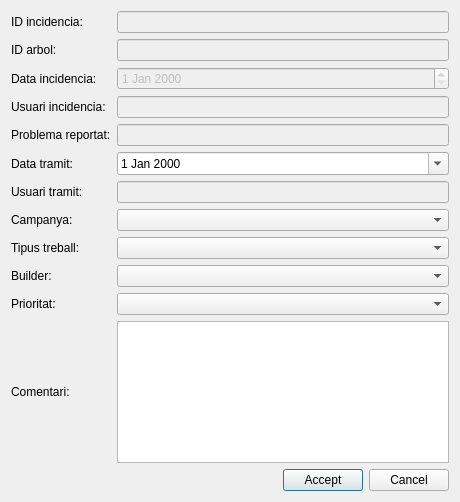
<?xml version="1.0" encoding="UTF-8"?>
<ui version="4.0">
 <class>Dialog</class>
 <widget class="QDialog" name="Dialog">
  <property name="geometry">
   <rect>
    <x>0</x>
    <y>0</y>
    <width>460</width>
    <height>502</height>
   </rect>
  </property>
  <property name="windowTitle">
   <string>Dialog</string>
  </property>
  <layout class="QGridLayout" name="gridLayout">
   <item row="0" column="0">
    <layout class="QGridLayout" name="gridLayout_2">
     <item row="10" column="0">
      <widget class="QLabel" name="lbl_priority_id">
       <property name="text">
        <string>Prioritat:</string>
       </property>
      </widget>
     </item>
     <item row="3" column="0">
      <widget class="QLabel" name="label_incident_user">
       <property name="text">
        <string>Usuari incidencia:</string>
       </property>
      </widget>
     </item>
     <item row="0" column="1">
      <widget class="QLineEdit" name="visit_id">
       <property name="enabled">
        <bool>false</bool>
       </property>
      </widget>
     </item>
     <item row="5" column="0">
      <widget class="QLabel" name="label_process_date">
       <property name="text">
        <string>Data tramit:</string>
       </property>
      </widget>
     </item>
     <item row="10" column="1">
      <widget class="QComboBox" name="priority_id"/>
     </item>
     <item row="7" column="0">
      <widget class="QLabel" name="lbl_campaign_id">
       <property name="text">
        <string>Campanya:</string>
       </property>
      </widget>
     </item>
     <item row="11" column="1">
      <widget class="QPlainTextEdit" name="incident_comment"/>
     </item>
     <item row="4" column="0">
      <widget class="QLabel" name="label_parameter_id">
       <property name="text">
        <string>Problema reportat:</string>
       </property>
      </widget>
     </item>
     <item row="2" column="0">
      <widget class="QLabel" name="label_incident_date">
       <property name="text">
        <string>Data incidencia:</string>
       </property>
      </widget>
     </item>
     <item row="0" column="0">
      <widget class="QLabel" name="label_visit_id">
       <property name="text">
        <string>ID incidencia:</string>
       </property>
      </widget>
     </item>
     <item row="4" column="1">
      <widget class="QLineEdit" name="parameter_id">
       <property name="enabled">
        <bool>false</bool>
       </property>
       <property name="text">
        <string/>
       </property>
      </widget>
     </item>
     <item row="9" column="1">
      <widget class="QComboBox" name="builder_id"/>
     </item>
     <item row="1" column="1">
      <widget class="QLineEdit" name="node_id">
       <property name="enabled">
        <bool>false</bool>
       </property>
       <property name="text">
        <string/>
       </property>
      </widget>
     </item>
     <item row="5" column="1">
      <widget class="QDateEdit" name="process_date">
       <property name="calendarPopup">
        <bool>true</bool>
       </property>
      </widget>
     </item>
     <item row="8" column="0">
      <widget class="QLabel" name="lbl_work_id">
       <property name="text">
        <string>Tipus treball:</string>
       </property>
      </widget>
     </item>
     <item row="9" column="0">
      <widget class="QLabel" name="lbl_builder_id">
       <property name="text">
        <string>Builder:</string>
       </property>
      </widget>
     </item>
     <item row="8" column="1">
      <widget class="QComboBox" name="work_id"/>
     </item>
     <item row="3" column="1">
      <widget class="QLineEdit" name="incident_user">
       <property name="enabled">
        <bool>false</bool>
       </property>
       <property name="text">
        <string/>
       </property>
      </widget>
     </item>
     <item row="6" column="0">
      <widget class="QLabel" name="label_process_user">
       <property name="text">
        <string>Usuari tramit:</string>
       </property>
      </widget>
     </item>
     <item row="6" column="1">
      <widget class="QLineEdit" name="process_user">
       <property name="enabled">
        <bool>false</bool>
       </property>
       <property name="text">
        <string/>
       </property>
      </widget>
     </item>
     <item row="7" column="1">
      <widget class="QComboBox" name="campaign_id"/>
     </item>
     <item row="1" column="0">
      <widget class="QLabel" name="label_node_id">
       <property name="text">
        <string>ID arbol:</string>
       </property>
      </widget>
     </item>
     <item row="11" column="0">
      <widget class="QLabel" name="label_incident_comment">
       <property name="text">
        <string>Comentari:</string>
       </property>
      </widget>
     </item>
     <item row="2" column="1">
      <widget class="QDateEdit" name="incident_date">
       <property name="enabled">
        <bool>false</bool>
       </property>
      </widget>
     </item>
    </layout>
   </item>
   <item row="14" column="0">
    <layout class="QHBoxLayout" name="horizontalLayout">
     <item>
      <spacer name="horizontalSpacer">
       <property name="orientation">
        <enum>Qt::Horizontal</enum>
       </property>
       <property name="sizeHint" stdset="0">
        <size>
         <width>40</width>
         <height>20</height>
        </size>
       </property>
      </spacer>
     </item>
     <item>
      <widget class="QPushButton" name="btn_accept">
       <property name="text">
        <string>Accept</string>
       </property>
      </widget>
     </item>
     <item>
      <widget class="QPushButton" name="btn_cancel">
       <property name="text">
        <string>Cancel</string>
       </property>
      </widget>
     </item>
    </layout>
   </item>
  </layout>
 </widget>
 <resources/>
 <connections/>
</ui>
